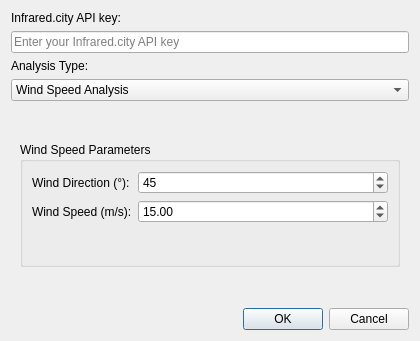
<?xml version="1.0" encoding="UTF-8"?>
<ui version="4.0">
 <class>InfraredCityRunSimulationDialog</class>
 <widget class="QDialog" name="InfraredCityRunSimulationDialog">
  <property name="geometry">
   <rect>
    <x>0</x>
    <y>0</y>
    <width>420</width>
    <height>340</height>
   </rect>
  </property>
  <property name="windowTitle">
   <string>Infrared City - Run Simulation</string>
  </property>
  <layout class="QVBoxLayout" name="verticalLayout">
   <item>
    <widget class="QLabel" name="label_api_key">
     <property name="maximumSize">
      <size>
       <width>16777215</width>
       <height>19</height>
      </size>
     </property>
     <property name="text">
      <string>Infrared.city API key:</string>
     </property>
    </widget>
   </item>
   <item>
    <widget class="QLineEdit" name="api_key_input">
     <property name="placeholderText">
      <string>Enter your Infrared.city API key</string>
     </property>
    </widget>
   </item>
   <item>
    <widget class="QLabel" name="label_analysis_type">
     <property name="minimumSize">
      <size>
       <width>0</width>
       <height>0</height>
      </size>
     </property>
     <property name="maximumSize">
      <size>
       <width>16777215</width>
       <height>19</height>
      </size>
     </property>
     <property name="text">
      <string>Analysis Type:</string>
     </property>
    </widget>
   </item>
   <item>
    <widget class="QComboBox" name="analysis_type_dropdown">
     <item>
      <property name="text">
       <string>Wind Speed Analysis</string>
      </property>
     </item>
     <item>
      <property name="text">
       <string>Pedestrian Wind Comfort</string>
      </property>
     </item>
    </widget>
   </item>
   <item>
    <widget class="QStackedWidget" name="content_stack">
     <property name="sizePolicy">
      <sizepolicy hsizetype="Expanding" vsizetype="Preferred">
       <horstretch>0</horstretch>
       <verstretch>0</verstretch>
      </sizepolicy>
     </property>
     <widget class="QWidget" name="page_wind_speed">
      <layout class="QVBoxLayout" name="verticalLayoutWind">
       <item>
        <widget class="QGroupBox" name="group_wind_speed">
         <property name="maximumSize">
          <size>
           <width>16777215</width>
           <height>125</height>
          </size>
         </property>
         <property name="title">
          <string>Wind Speed Parameters</string>
         </property>
         <layout class="QFormLayout" name="formLayout">
          <item row="0" column="0">
           <widget class="QLabel" name="label_direction">
            <property name="text">
             <string>Wind Direction (°):</string>
            </property>
           </widget>
          </item>
          <item row="0" column="1">
           <widget class="QSpinBox" name="wind_direction_input">
            <property name="minimum">
             <number>0</number>
            </property>
            <property name="maximum">
             <number>359</number>
            </property>
            <property name="value">
             <number>45</number>
            </property>
           </widget>
          </item>
          <item row="1" column="1">
           <widget class="QDoubleSpinBox" name="wind_speed_input">
            <property name="minimum">
             <double>1.000000000000000</double>
            </property>
            <property name="maximum">
             <double>100.000000000000000</double>
            </property>
            <property name="singleStep">
             <double>0.500000000000000</double>
            </property>
            <property name="value">
             <double>15.000000000000000</double>
            </property>
           </widget>
          </item>
          <item row="1" column="0">
           <widget class="QLabel" name="label_speed">
            <property name="text">
             <string>Wind Speed (m/s):</string>
            </property>
           </widget>
          </item>
         </layout>
        </widget>
       </item>
      </layout>
     </widget>
     <widget class="QWidget" name="page_pedestrian_wind_comfort">
      <layout class="QVBoxLayout" name="verticalLayoutPWC">
       <item>
        <widget class="QGroupBox" name="group_pedestrian_wind_comfort">
         <property name="title">
          <string>Pedestrian Wind Comfort</string>
         </property>
         <layout class="QFormLayout" name="formLayoutPWC">
          <item row="0" column="0">
           <widget class="QLabel" name="label_pwc_type">
            <property name="text">
             <string>Comfort standard:</string>
            </property>
           </widget>
          </item>
          <item row="0" column="1">
           <widget class="QComboBox" name="pwc_type_dropdown"/>
          </item>
          <item row="1" column="0">
           <widget class="QLabel" name="label_season_pwc">
            <property name="text">
             <string>Season:</string>
            </property>
           </widget>
          </item>
          <item row="1" column="1">
           <widget class="QComboBox" name="season_dropdown_pwc"/>
          </item>
          <item row="2" column="0">
           <widget class="QLabel" name="label_hours_pwc">
            <property name="text">
             <string>Hours:</string>
            </property>
           </widget>
          </item>
          <item row="2" column="1">
           <widget class="QComboBox" name="hours_dropdown_pwc"/>
          </item>
          <item row="3" column="0">
           <widget class="QLabel" name="label_weather_file_pwc">
            <property name="text">
             <string>Weather file name:</string>
            </property>
           </widget>
          </item>
          <item row="3" column="1">
           <widget class="QComboBox" name="weather_file_input_pwc"/>
          </item>
         </layout>
        </widget>
       </item>
      </layout>
     </widget>
     <widget class="QWidget" name="page_thermal_comfort_index">
      <layout class="QVBoxLayout" name="verticalLayoutTCI">
       <item>
        <widget class="QGroupBox" name="group_thermal_comfort_index">
         <property name="title">
          <string>Thermal Comfort Index</string>
         </property>
         <layout class="QFormLayout" name="formLayoutTCI">
          <item row="0" column="0">
           <widget class="QLabel" name="label_month_tci">
            <property name="text">
             <string>Month:</string>
            </property>
           </widget>
          </item>
          <item row="0" column="1">
           <widget class="QComboBox" name="month_dropdown_tci"/>
          </item>
          <item row="1" column="0">
           <widget class="QLabel" name="label_hours_tci">
            <property name="text">
             <string>Hours:</string>
            </property>
           </widget>
          </item>
          <item row="1" column="1">
           <widget class="QComboBox" name="hours_dropdown_tci"/>
          </item>
          <item row="2" column="0">
           <widget class="QLabel" name="label_weather_file_tci">
            <property name="text">
             <string>Weather file name:</string>
            </property>
           </widget>
          </item>
          <item row="2" column="1">
           <widget class="QComboBox" name="weather_file_input_tci"/>
          </item>
          <item row="3" column="0">
           <widget class="QLabel" name="label_legend_min_tci">
            <property name="text">
             <string>Min legend:</string>
            </property>
           </widget>
          </item>
          <item row="3" column="1">
           <widget class="QWidget" name="legend_min_container_tci" native="true">
            <layout class="QHBoxLayout" name="horizontalLayoutLegendMin">
             <property name="leftMargin">
              <number>0</number>
             </property>
             <property name="topMargin">
              <number>0</number>
             </property>
             <property name="rightMargin">
              <number>0</number>
             </property>
             <property name="bottomMargin">
              <number>0</number>
             </property>
             <item>
              <widget class="QCheckBox" name="legend_min_enable_tci">
               <property name="text">
                <string/>
               </property>
              </widget>
             </item>
             <item>
              <widget class="QDoubleSpinBox" name="legend_min_input_tci">
               <property name="minimum">
                <double>-9999.000000000000000</double>
               </property>
               <property name="maximum">
                <double>9999.000000000000000</double>
               </property>
               <property name="decimals">
                <number>2</number>
               </property>
               <property name="singleStep">
                <double>0.100000000000000</double>
               </property>
              </widget>
             </item>
            </layout>
           </widget>
          </item>

          <item row="4" column="0">
           <widget class="QLabel" name="label_legend_max_tci">
            <property name="text">
             <string>Max legend:</string>
            </property>
           </widget>
          </item>
          <item row="4" column="1">
           <widget class="QWidget" name="legend_max_container_tci" native="true">
            <layout class="QHBoxLayout" name="horizontalLayoutLegendMax">
             <property name="leftMargin">
              <number>0</number>
             </property>
             <property name="topMargin">
              <number>0</number>
             </property>
             <property name="rightMargin">
              <number>0</number>
             </property>
             <property name="bottomMargin">
              <number>0</number>
             </property>
             <item>
              <widget class="QCheckBox" name="legend_max_enable_tci">
               <property name="text">
                <string/>
               </property>
              </widget>
             </item>
             <item>
              <widget class="QDoubleSpinBox" name="legend_max_input_tci">
               <property name="minimum">
                <double>-9999.000000000000000</double>
               </property>
               <property name="maximum">
                <double>9999.000000000000000</double>
               </property>
               <property name="decimals">
                <number>2</number>
               </property>
               <property name="singleStep">
                <double>0.100000000000000</double>
               </property>
              </widget>
             </item>
            </layout>
           </widget>
          </item>
         </layout>
        </widget>
       </item>
      </layout>
     </widget>
     <widget class="QWidget" name="page_thermal_comfort_statistics">
      <layout class="QVBoxLayout" name="verticalLayoutTCS">
       <item>
        <widget class="QGroupBox" name="group_thermal_comfort_statistics">
         <property name="title">
          <string>Thermal Comfort Statistics</string>
         </property>
         <layout class="QFormLayout" name="formLayoutTCS">
          <item row="0" column="0">
           <widget class="QLabel" name="label_tcs_type">
            <property name="text">
             <string>Statistics type:</string>
            </property>
           </widget>
          </item>
          <item row="0" column="1">
           <widget class="QComboBox" name="tcs_type_dropdown"/>
          </item>
          <item row="1" column="0">
           <widget class="QLabel" name="label_season_tcs">
            <property name="text">
             <string>Season:</string>
            </property>
           </widget>
          </item>
          <item row="1" column="1">
           <widget class="QComboBox" name="season_dropdown_tcs"/>
          </item>
          <item row="2" column="0">
           <widget class="QLabel" name="label_hours_tcs">
            <property name="text">
             <string>Hours:</string>
            </property>
           </widget>
          </item>
          <item row="2" column="1">
           <widget class="QComboBox" name="hours_dropdown_tcs"/>
          </item>
          <item row="3" column="0">
           <widget class="QLabel" name="label_weather_file_tcs">
            <property name="text">
             <string>Weather file name:</string>
            </property>
           </widget>
          </item>
          <item row="3" column="1">
           <widget class="QComboBox" name="weather_file_input_tcs">
           </widget>
          </item>
         </layout>
        </widget>
       </item>
      </layout>
     </widget>
     <widget class="QWidget" name="page_solar_radiation">
      <layout class="QVBoxLayout" name="verticalLayoutSR">
       <item>
        <widget class="QGroupBox" name="group_solar_radiation">
         <property name="title">
          <string>Solar radiation</string>
         </property>
         <layout class="QFormLayout" name="formLayoutSR">
          <item row="0" column="0">
           <widget class="QLabel" name="label_month_sr">
            <property name="text">
             <string>Month:</string>
            </property>
           </widget>
          </item>
          <item row="0" column="1">
           <widget class="QComboBox" name="month_dropdown_sr"/>
          </item>
          <item row="1" column="0">
           <widget class="QLabel" name="label_hours_sr">
            <property name="text">
             <string>Hours:</string>
            </property>
           </widget>
          </item>
          <item row="1" column="1">
           <widget class="QComboBox" name="hours_dropdown_sr"/>
          </item>
          <item row="2" column="0">
           <widget class="QLabel" name="label_weather_file_sr">
            <property name="text">
             <string>Weather file name:</string>
            </property>
           </widget>
          </item>
          <item row="2" column="1">
           <widget class="QComboBox" name="weather_file_input_sr"/>
          </item>
         </layout>
        </widget>
       </item>
      </layout>
     </widget>
     <widget class="QWidget" name="page_daylight_availability">
      <layout class="QVBoxLayout" name="verticalLayoutDA">
       <item>
        <widget class="QGroupBox" name="group_daylight_availability">
         <property name="title">
          <string>Daylight availability</string>
         </property>
         <layout class="QFormLayout" name="formLayoutDA">
          <item row="0" column="0">
           <widget class="QLabel" name="label_month_da">
            <property name="text">
             <string>Month:</string>
            </property>
           </widget>
          </item>
          <item row="0" column="1">
           <widget class="QComboBox" name="month_dropdown_da"/>
          </item>
          <item row="1" column="0">
           <widget class="QLabel" name="label_hours_da">
            <property name="text">
             <string>Hours:</string>
            </property>
           </widget>
          </item>
          <item row="1" column="1">
           <widget class="QComboBox" name="hours_dropdown_da"/>
          </item>
         </layout>
        </widget>
       </item>
      </layout>
     </widget>
     <widget class="QWidget" name="page_direct_sun_hours">
      <layout class="QVBoxLayout" name="verticalLayoutDSH">
       <item>
        <widget class="QGroupBox" name="group_direct_sun_hours">
         <property name="title">
          <string>Direct sun hours</string>
         </property>
         <layout class="QFormLayout" name="formLayoutDSH">
          <item row="0" column="0">
           <widget class="QLabel" name="label_month_dsh">
            <property name="text">
             <string>Month:</string>
            </property>
           </widget>
          </item>
          <item row="0" column="1">
           <widget class="QComboBox" name="month_dropdown_dsh"/>
          </item>
          <item row="1" column="0">
           <widget class="QLabel" name="label_hours_dsh">
            <property name="text">
             <string>Hours:</string>
            </property>
           </widget>
          </item>
          <item row="1" column="1">
           <widget class="QComboBox" name="hours_dropdown_dsh"/>
          </item>
         </layout>
        </widget>
       </item>
      </layout>
     </widget>
     <widget class="QWidget" name="page_sky_view_factors">
      <layout class="QVBoxLayout" name="verticalLayoutSVF">
       <item>
        <widget class="QGroupBox" name="group_sky_view_factors">
         <property name="title">
          <string>Sky view factors</string>
         </property>
         <layout class="QFormLayout" name="formLayoutSVF">
         </layout>
        </widget>
       </item>
      </layout>
     </widget>
     <widget class="QWidget" name="page_shadow_mask">
      <layout class="QVBoxLayout" name="verticalLayoutSM">
       <item>
        <widget class="QGroupBox" name="group_shadow_mask">
         <property name="title">
          <string>Shadow mask</string>
         </property>
         <layout class="QFormLayout" name="formLayoutSM">
          <item row="0" column="0">
           <widget class="QLabel" name="label_datetime_sm">
            <property name="text">
             <string>Date &amp; time:</string>
            </property>
           </widget>
          </item>
          <item row="0" column="1">
           <widget class="QDateTimeEdit" name="datetime_input_sm">
            <property name="calendarPopup">
            <bool>true</bool>
            </property>
           </widget>
          </item>
         </layout>
        </widget>
       </item>
      </layout>
     </widget>
    </widget>
   </item>
   <item>
    <widget class="QDialogButtonBox" name="button_box">
     <property name="orientation">
      <enum>Qt::Horizontal</enum>
     </property>
     <property name="standardButtons">
      <set>QDialogButtonBox::Cancel|QDialogButtonBox::Ok</set>
     </property>
    </widget>
   </item>
  </layout>
 </widget>
 <resources/>
 <connections>
  <connection>
   <sender>button_box</sender>
   <signal>rejected()</signal>
   <receiver>InfraredCityRunSimulationDialog</receiver>
   <slot>reject()</slot>
   <hints>
    <hint type="sourcelabel">
     <x>20</x>
     <y>20</y>
    </hint>
    <hint type="destinationlabel">
     <x>20</x>
     <y>20</y>
    </hint>
   </hints>
  </connection>
 </connections>
</ui>
